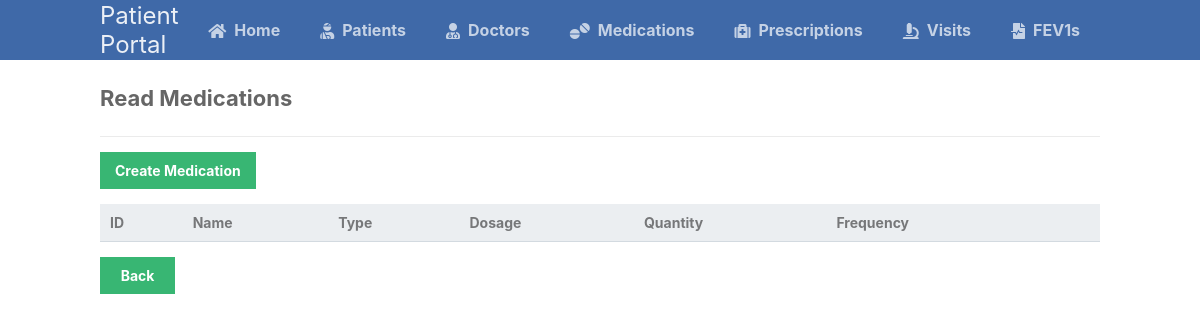
/scripts/medications_table/medications_read.php, run on an earlier commit of the app's database.
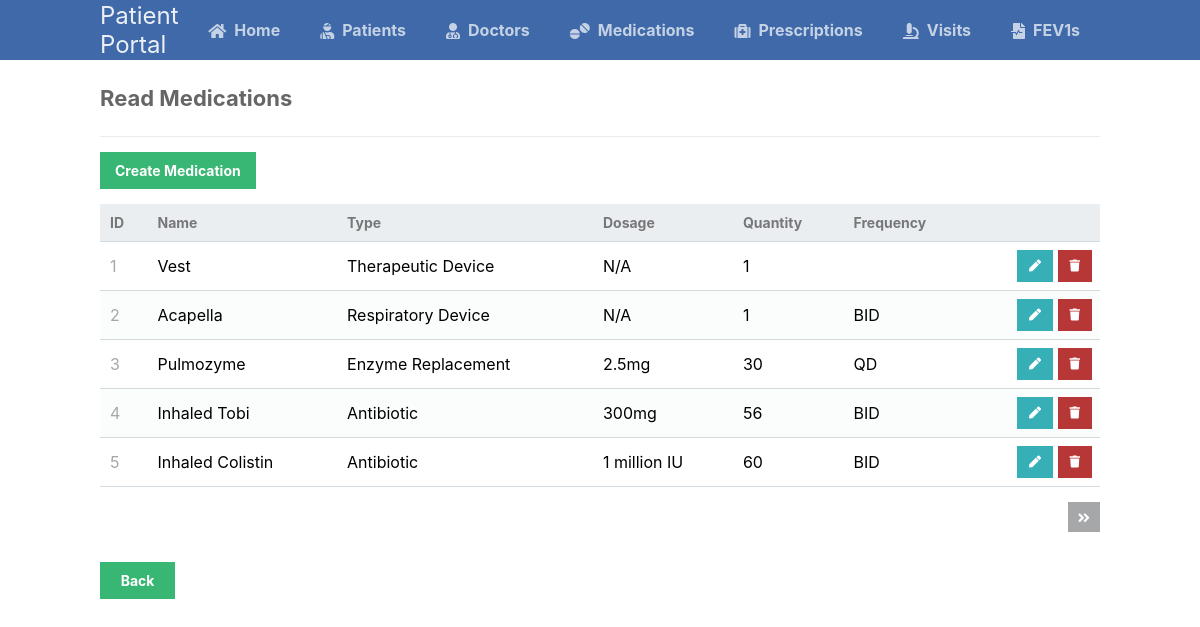
And on a later commit of the database.
### tables this page shows
CREATE TABLE medications (
	medication_id INT AUTO_INCREMENT NOT NULL UNIQUE,
	medication_name VARCHAR(100) NOT NULL,
	medication_type VARCHAR(255),
	medication_dosage VARCHAR(255) NOT NULL,
	medication_quantity INT NOT NULL,
	medication_frequency CHAR(3) CHECK (medication_frequency IN ("QD", "BID", "TID", "QHS")), 
	PRIMARY KEY (medication_id)
);

### scripts/medications_table/medications_read.php (the view, shortened to what this page needs)
<?php
@include_once (APP_ROOT.APP_FOLDER_NAME . '/scripts/functions.php');
$pdo = pdo_connect_mysql();
$page = isset($_GET['page']) && is_numeric($_GET['page']) ? (int)$_GET['page'] : 1;
$records_per_page = 5;
$stmt = $pdo->prepare('SELECT * FROM medications ORDER BY medication_id LIMIT :current_page, :record_per_page');
$stmt->bindValue(':current_page', ($page-1)*$records_per_page, PDO::PARAM_INT);
$stmt->bindValue(':record_per_page', $records_per_page, PDO::PARAM_INT);
$stmt->execute();
$medications = $stmt->fetchAll(PDO::FETCH_ASSOC);
$num_medications = $pdo->query('SELECT COUNT(*) FROM medications')->fetchColumn();
?>
<?=template_header('Read')?>
<div class="content read">
	<h2>Read Medications</h2>
	<a href="medications_create.php" class="create-contact">Create Medication</a>
	<table>
        <thead>
            <tr>
                <td>ID</td>
                <td>Name</td>
                <td>Type</td>
                <td>Dosage</td>
                <td>Quantity</td>
                <td>Frequency</td>
                <td></td>
            </tr>
        </thead>
        <tbody>
            <?php foreach ($medications as $medication): ?>
            <tr>
                <td><?=$medication['medication_id']?></td>
                <td><?=$medication['medication_name']?></td>
                <td><?=$medication['medication_type']?></td>
                <td><?=$medication['medication_dosage']?></td>
                <td><?=$medication['medication_quantity']?></td>
                <td><?=$medication['medication_frequency']?></td>
                <td class="actions">
                    <a href="medications_update.php?medication_id=<?=$medication['medication_id']?>" class="edit"><i class="fas fa-pen fa-xs"></i></a>
                    <a href="medications_delete.php?medication_id=<?=$medication['medication_id']?>" class="trash"><i class="fas fa-trash fa-xs"></i></a>
                </td>
            </tr>
            <?php endforeach; ?>
        </tbody>
    </table>
	<div class="pagination">
		<?php if ($page*$records_per_page < $num_medications): ?>
		<a href="medications_read.php?page=<?=$page+1?>"><i class="fas fa-angle-double-right fa-sm"></i></a>
		<?php endif; ?>
	</div>
    <a class="back" href="..\landingPage.php">Back</a>
</div>
<?=template_footer()?>

### scripts/functions.php (shortened to what this page needs)
<?php
function template_header($title) {
    echo'
    <!DOCTYPE html>
    <html>
	   <head>
		<meta charset="utf-8">
		<title>Patient Portal</title>
		<link href="'.WEB_ROOT.APP_FOLDER_NAME.'/styles/style.css" rel="stylesheet" type="text/css">
		<link rel="stylesheet" href="https://use.fontawesome.com/releases/v5.7.1/css/all.css">
	   </head>
	   <body>
            <nav class="navtop">
    	       <div>
    		      <h1>Patient Portal</h1>
                  <a href="'.WEB_ROOT.APP_FOLDER_NAME.'/scripts/landingPage.php"><i class="fas fa-home"></i>Home</a>
    		      <a href="'.WEB_ROOT.APP_FOLDER_NAME.'/scripts/patients_table/patients_read.php"><i class="fas fa-user-injured"></i>Patients</a>
				  <a href="'.WEB_ROOT.APP_FOLDER_NAME.'/scripts/doctors_table/doctors_read.php"><i class="fas fa-user-md"></i>Doctors</a>
				  <a href="'.WEB_ROOT.APP_FOLDER_NAME.'/scripts/medications_table/medications_read.php"><i class="fas fa-tablets"></i>Medications</a>
				  <a href="'.WEB_ROOT.APP_FOLDER_NAME.'/scripts/prescriptions_table/prescriptions_read.php"><i class="fas fa-medkit"></i>Prescriptions</a>
				  <a href="'.WEB_ROOT.APP_FOLDER_NAME.'/scripts/visits_table/visits_read.php"><i class="fas fa-microscope"></i>Visits</a>
				  <a href="'.WEB_ROOT.APP_FOLDER_NAME.'/scripts/fev1s_table/fev1s_read.php"><i class="fas fa-file-medical-alt"></i>FEV1s</a>
				</div>
            </nav>
';
}
function template_footer() {
echo <<<EOT
    </body>
</html>
EOT;
}
?>

### styles/style.css (style rules this page uses)
* { box-sizing: border-box; font-family: -apple-system, BlinkMacSystemFont, "segoe ui", roboto, oxygen, ubuntu, cantarell, "fira sans", "droid sans", "helvetica neue", Arial, sans-serif; font-size: 16px; -webkit-font-smoothing: antialiased; -moz-osx-font-smoothing: grayscale; }
body { background-color: #FFFFFF; margin: 0; }
.navtop { background-color: #3f69a8; height: 60px; width: 100%; border: 0; }
.navtop div { display: flex; margin: 0 auto; width: 1000px; height: 100%; }
.navtop div h1, .navtop div a { display: inline-flex; align-items: center; }
.navtop div h1 { flex: 1; font-size: 24px; padding: 0; margin: 0; color: #ecf0f6; font-weight: normal; }
.navtop div a { padding: 0 20px; text-decoration: none; color: #c5d2e5; font-weight: bold; }
.navtop div a i { padding: 2px 8px 0 0; }
.content { width: 1000px; margin: 0 auto; }
.content h2 { margin: 0; padding: 25px 0; font-size: 22px; border-bottom: 1px solid #ebebeb; color: #666666; }
.read .create-contact { display: inline-block; text-decoration: none; background-color: #38b673; font-weight: bold; font-size: 14px; color: #FFFFFF; padding: 10px 15px; margin: 15px 0; }
.read .pagination { display: flex; justify-content: flex-end; }
.read .pagination a { display: inline-block; text-decoration: none; background-color: #a5a7a9; font-weight: bold; color: #FFFFFF; padding: 5px 10px; margin: 15px 0 15px 5px; }
.read table { width: 100%; padding-top: 30px; border-collapse: collapse; }
.read table thead { background-color: #ebeef1; border-bottom: 1px solid #d3dae0; }
.read table thead td { padding: 10px; font-weight: bold; color: #767779; font-size: 14px; }
.read table tbody tr { border-bottom: 1px solid #d3dae0; }
.read table tbody tr:nth-child(even) { background-color: #fbfcfc; }
.read table tbody tr td { padding: 10px; }
.read table tbody tr td:nth-child(1) { color: #a5a7a9; }
.read table tbody tr td.actions { padding: 8px; text-align: right; }
.read table tbody tr td.actions .edit, .read table tbody tr td.actions .trash { display: inline-flex; text-align: right; text-decoration: none; color: #FFFFFF; padding: 10px 12px; }
.read table tbody tr td.actions .trash { background-color: #b73737; }
.read table tbody tr td.actions .edit { background-color: #37afb7; }
.back { display: block; background-color: #38b673; border: 0; font-weight: bold; font-size: 14px; color: #FFFFFF; cursor: pointer; width: 75px; margin-top: 15px; text-align: center; padding: 10px; text-decoration: none; }

What changed in the data, as far as the page shows it:
added medications: medication_id "1", medication_name "Vest", medication_type "Therapeutic Device", medication_dosage "N/A", medication_quantity "1"
added medications: medication_id "2", medication_name "Acapella", medication_type "Respiratory Device", medication_dosage "N/A", medication_quantity "1", medication_frequency "BID"
added medications: medication_id "3", medication_name "Pulmozyme", medication_type "Enzyme Replacement", medication_dosage "2.5mg", medication_quantity "30", medication_frequency "QD"
added medications: medication_id "4", medication_name "Inhaled Tobi", medication_type "Antibiotic", medication_dosage "300mg", medication_quantity "56", medication_frequency "BID"
added medications: medication_id "5", medication_name "Inhaled Colistin", medication_type "Antibiotic", medication_dosage "1 million IU", medication_quantity "60", medication_frequency "BID"
